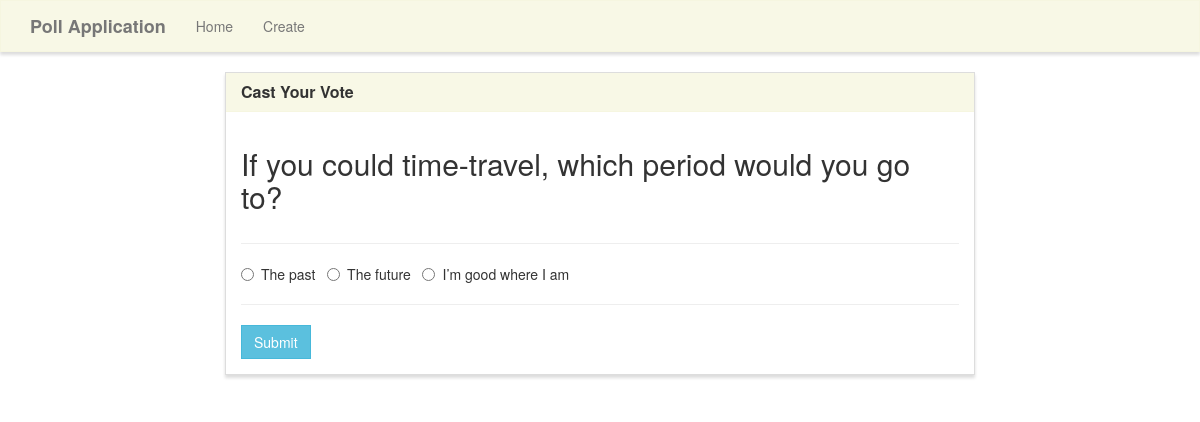
The page /vote/10/ on the database its author committed.
### poll_app/models.py (models this page shows, shortened)
class pollmodel(models.Model):
    poll_question = models.TextField()
    poll_option_one = models.CharField(max_length=30)
    poll_option_two = models.CharField(max_length=30)
    poll_option_three = models.CharField(max_length=30)
    poll_option_one_count = models.IntegerField(default=0)
    poll_option_two_count = models.IntegerField(default=0)
    poll_option_three_count = models.IntegerField(default=0)

### poll_app/views.py (the view, shortened to what this page needs)
# urls.py: path('vote/<poll_id>/',views.vote, name = "vote"),
def vote(request, poll_id):
    polls = pollmodel.objects.get(pk = poll_id)
    context = {'polls':polls}
    return render(request, 'poll/vote.html', context)

### poll_app/templates/poll/vote.html (shortened to what this page needs)
{% extends "poll/base.html" %} {% block title %}Vote{% endblock %} {% block main %}
<div class="row">
    <div class="col-lg-8 col-lg-offset-2">
        <div class="panel panel-default">
            <div class="panel-heading">
                <h3 class="panel-title">Cast Your Vote</h3>
            </div>
            <div class="panel-body">
                <div class="row">
                    <div class="col-lg-12">
                        <h2>{{polls.poll_question}}</h2>
                    </div>
                </div>
                <div class="row">
                    <div class="col-lg-12">
                        <hr />
                        <form method="POST">
                            <div class="form-group">
                                <div class="radio">
                                    <label>
                                        <input type="radio" name="poll" value="option_one" required>
                                        {{polls.poll_option_one}}
                                    </label> &nbsp;
                                    <label>
                                        <input type="radio" name="poll" value="option_two">
                                        {{polls.poll_option_two}}
                                    </label> &nbsp;
                                    <label>
                                        <input type="radio" name="poll" value="option_three">
                                        {{polls.poll_option_three}}
                                    </label> &nbsp;
                                </div>
                            </div>
                            <hr />
                            <button type="submit" class="btn btn-info">
                                Submit
                            </button>
                        </form>
                    </div>
                </div>
            </div>
        </div>
    </div>
</div>
{% endblock %}

### poll_app/static/style.css (style rules this page uses)
.navbar-default, .btn, .form-control, .panel { border-radius: 0; }
.panel-default>.panel-heading { color: #333; background-color: rgba(245, 245, 220, .7); border-color: rgba(245, 245, 220, .6); border-top-left-radius: 0; border-top-right-radius: 0; }
.panel { box-shadow: 0px 3px 3px 0px #ddd; }
a.navbar-brand, .panel-title { font-weight: bolder; }

### rows shown on the page
pollmodel: poll_question "If you could time-travel, which period would you go to?", poll_option_one "The past", poll_option_two "The future", poll_option_three "I’m good where I am"
